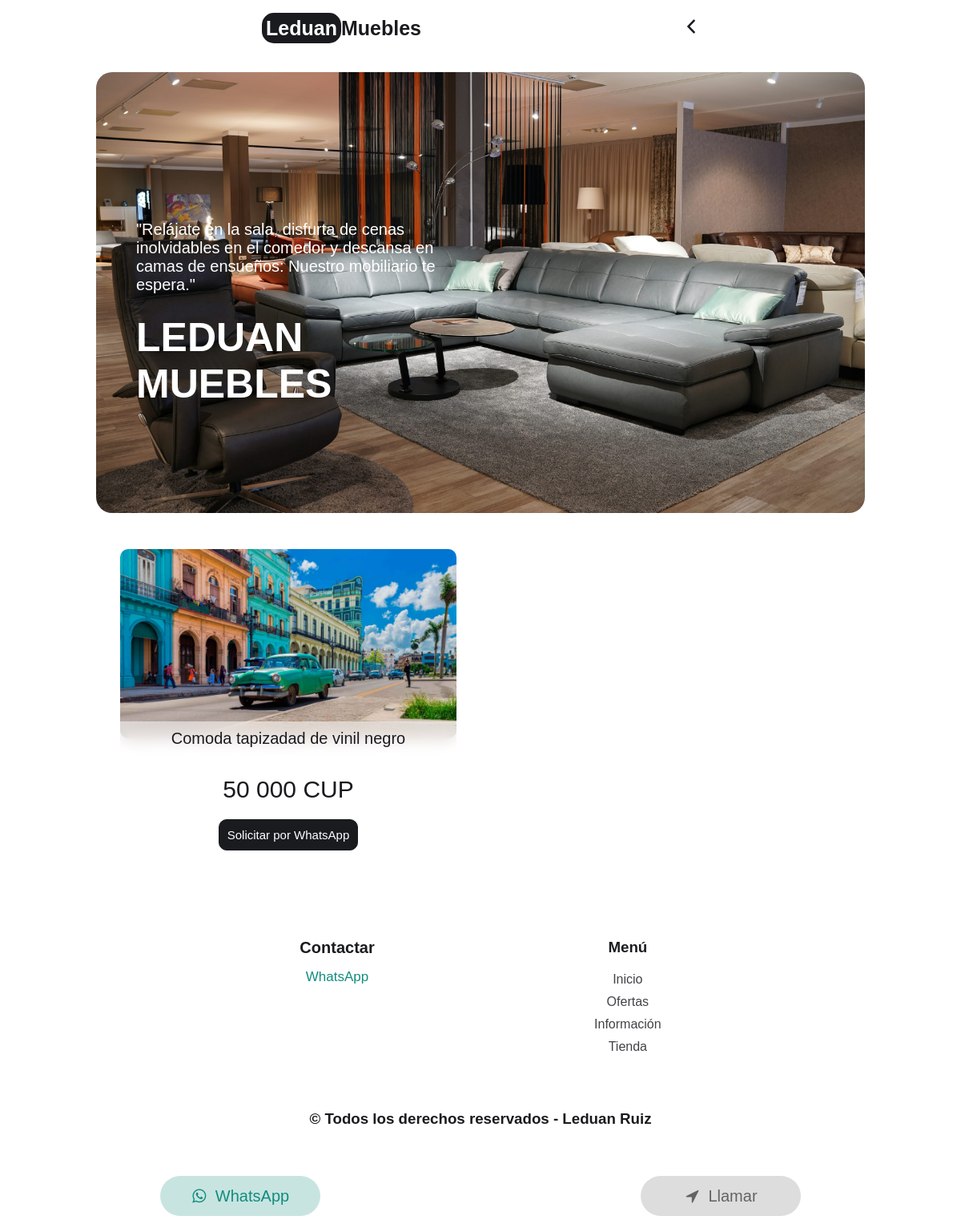
Page /comoda on the committed database.
### ModelosApp/models.py (models this page shows, shortened)
class Mueble(models.Model):
    nombre=models.TextField(max_length=990)
    imagen=models.ImageField(upload_to="muebles")
    precio=models.CharField(max_length=50)
    modelo=models.CharField(max_length=990)
    created=models.DateTimeField(auto_now_add=True)
    updated=models.DateTimeField(auto_now_add=True)
    class Meta:
        verbose_name="Mueble"
        verbose_name_plural="Muebles"

### LeduanMueblesApp/views.py (the view)
# urls.py: path('comoda', views.comoda, name="comoda"),
def comoda(request):
    muebles = Mueble.objects.all()
    return render(request, "comoda.html", {"muebles":muebles})

### LeduanMueblesApp/templates/comoda.html
{% extends "base.html" %}
{% load static %}
{% block content %}
    <section class="muebles">
        <div class="muebles_container_general">
            <div class="muebles_container">
                {% for mueble in muebles %}
                    {% if mueble.modelo == 'Comoda' %}
                            <div class="muebles_info">
                                <div class="muebles_img">
                                    <img src="{{mueble.imagen.url}}" alt="">
                                </div>
                                <div class="muebles_information">
                                    <p>{{mueble.nombre}}</p>
                                </div>
                                <div class="muebles_price">
                                    <h1>{{mueble.precio}} CUP</h1>
                                </div>
                                <div class="muebles_acces">
                                    <a target="_blank" href="https://api.whatsapp.com/send?phone=+5358942637&text=Hola, me ayudas a comprar ?%0A%0A*Una {{mueble.nombre}}*%0A*Precio:* {{mueble.precio}} CUP%0AGracias !.">Solicitar por WhatsApp</a>
                            </div>
                    {% endif %}
                {% endfor %}
            </div>
        </div>
    </section>
{% endblock %}

### LeduanMueblesApp/static/css/styles.css (style rules this page uses)
:root { --naranja: #ff352e; --naranja_claro: #ffd1cf5e; --naranja_oscuro: #e20e07; --verde: #7cd3a9; --verde_claro: #f7efd8; --black: #191b1f; --white: #fff; }
* { margin: 0; padding: 0; box-sizing: border-box; text-decoration: none; list-style: none; }
html { scroll-behavior: smooth; }
p { font-size: 18px; color: var(--black); margin-bottom: 25px; }
body { font-family: 'Bahnschrift', sans-serif; padding-bottom: 70px; }
img { max-width: 100%; }
.muebles { display: flex; justify-content: center; }
.muebles .muebles_container_general { width: 70%; }
.muebles .muebles_container_general .muebles_container { display: grid; grid-template-columns: repeat(3, 1fr); }
.muebles .muebles_container_general .muebles_container .muebles_info { margin: 30px; }
.muebles .muebles_container_general .muebles_container h1 { text-align: center; color: var(--black); font-weight: 100; }
.muebles .muebles_container_general .muebles_container .muebles_info .muebles_img { margin-top: 15px; border-radius: 10px; }
.muebles .muebles_container_general .muebles_container .muebles_info .muebles_img img { border-radius: 10px; }
.muebles .muebles_container_general .muebles_container .muebles_info .muebles_price { padding: 10px; backdrop-filter: blur(10px); border-radius: 0 0 10px 10px; }
.muebles .muebles_container_general .muebles_container .muebles_info .muebles_price h1 { text-align: center; font-size: 25px; margin-top: -10px; }
.muebles .muebles_container_general .muebles_container .muebles_info .muebles_information { margin-top: -25px; background: #ffffff86; backdrop-filter: blur(10px); }
.muebles .muebles_container_general .muebles_container .muebles_info .muebles_information p { text-align: center; padding: 10px; }
.muebles .muebles_container_general .muebles_container .muebles_info .muebles_acces { display: flex; justify-content: space-around; align-items: center; margin-top: 10px; }
.muebles .muebles_container_general .muebles_container .muebles_info .muebles_acces a { color: #fff; background: var(--black); border: 1px solid var(--black); padding: 10px; font-size: 15px; border-radius: 10px; transition: 0.4s; font-weight: 100; }
@media (max-width: 1206px) { .muebles .muebles_container_general { width: 80%; } }
@media (max-width: 1206px) { .muebles .muebles_container_general .muebles_container { display: grid; grid-template-columns: repeat(2, 1fr); } }
@media (max-width: 1206px) { .muebles .muebles_container_general .muebles_container .muebles_info { margin: 30px; } }
@media (max-width: 1206px) { .muebles .muebles_container_general .muebles_container h1 { text-align: center; color: var(--black); font-weight: 100; } }
@media (max-width: 1206px) { .muebles .muebles_container_general .muebles_container .muebles_info .muebles_img { margin-top: 15px; border-radius: 10px; } }
@media (max-width: 1206px) { .muebles .muebles_container_general .muebles_container .muebles_info .muebles_img img { border-radius: 10px; } }
@media (max-width: 1206px) { .muebles .muebles_container_general .muebles_container .muebles_info .muebles_price { padding: 10px; backdrop-filter: blur(10px); border-radius: 0 0 10px 10px; } }
@media (max-width: 1206px) { .muebles .muebles_container_general .muebles_container .muebles_info .muebles_price h1 { text-align: center; font-size: 30px; margin-top: -10px; } }
@media (max-width: 1206px) { .muebles .muebles_container_general .muebles_container .muebles_info .muebles_information { margin-top: -25px; background: #ffffff86; backdrop-filter: blur(10px); } }
@media (max-width: 1206px) { .muebles .muebles_container_general .muebles_container .muebles_info .muebles_information p { text-align: center; padding: 10px; font-size: 20px; } }
@media (max-width: 1206px) { .muebles .muebles_container_general .muebles_container .muebles_info .muebles_acces { display: flex; justify-content: space-around; align-items: center; margin-top: 10px; } }
@media (max-width: 1206px) { .muebles .muebles_container_general .muebles_container .muebles_info .muebles_acces a { color: #fff; background: var(--black); border: 1px solid var(--black); padding: 10px; font-size: 15px; border-radius: 10px; transition: 0.4s; font-weight: 100; } }

### rows in the picture
Mueble: imagen (picture), nombre "Comoda tapizadad de vinil negro", precio "50 000"
